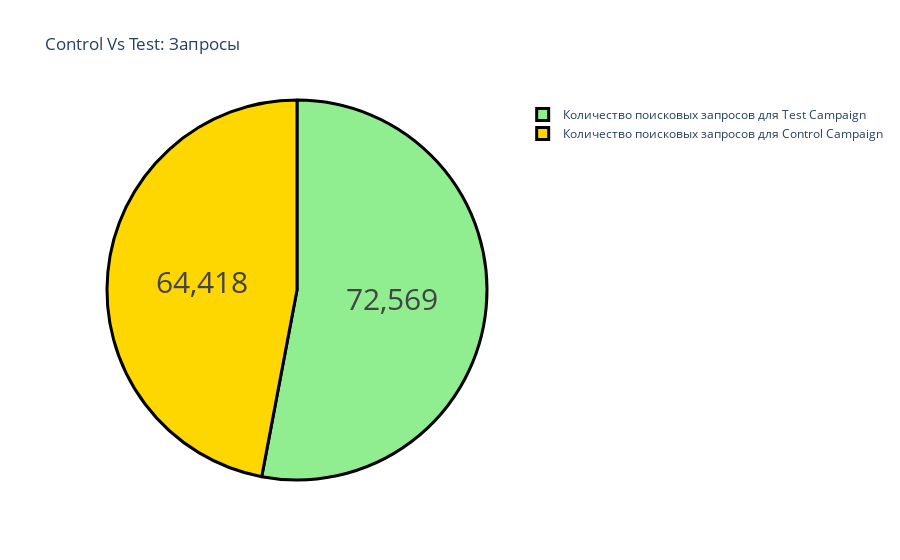

Write notebook code for a chart like this one.
### Code cell
label = ["Количество поисковых запросов для Control Campaign", 
         "Количество поисковых запросов для Test Campaign"]
counts = [sum(control["Запросы"]), 
          sum(test["Запросы"])]
colors = ['gold','lightgreen']
fig = go.Figure(data=[go.Pie(labels=label, values=counts)])
fig.update_layout(title_text='Control Vs Test: Запросы')
fig.update_traces(hoverinfo='label+percent', textinfo='value', 
                  textfont_size=30,
                  marker=dict(colors=colors, 
                              line=dict(color='black', width=3)))
fig.show()

### Figure 1 — Plotly figure (JSON) as saved in the notebook; plotly's stock layout.template omitted (floating-point values rounded to 4 significant figures)
{"data": [{"hoverinfo": "label+percent", "labels": ["Количество поисковых запросов для Control Campaign", "Количество поисковых запросов для Test Campaign"], "marker": {"colors": ["gold", "lightgreen"], "line": {"color": "black", "width": 3}}, "textfont": {"size": 30}, "textinfo": "value", "type": "pie", "values": [64418, 72569]}], "layout": {"title": {"text": "Control Vs Test: Запросы"}}}
